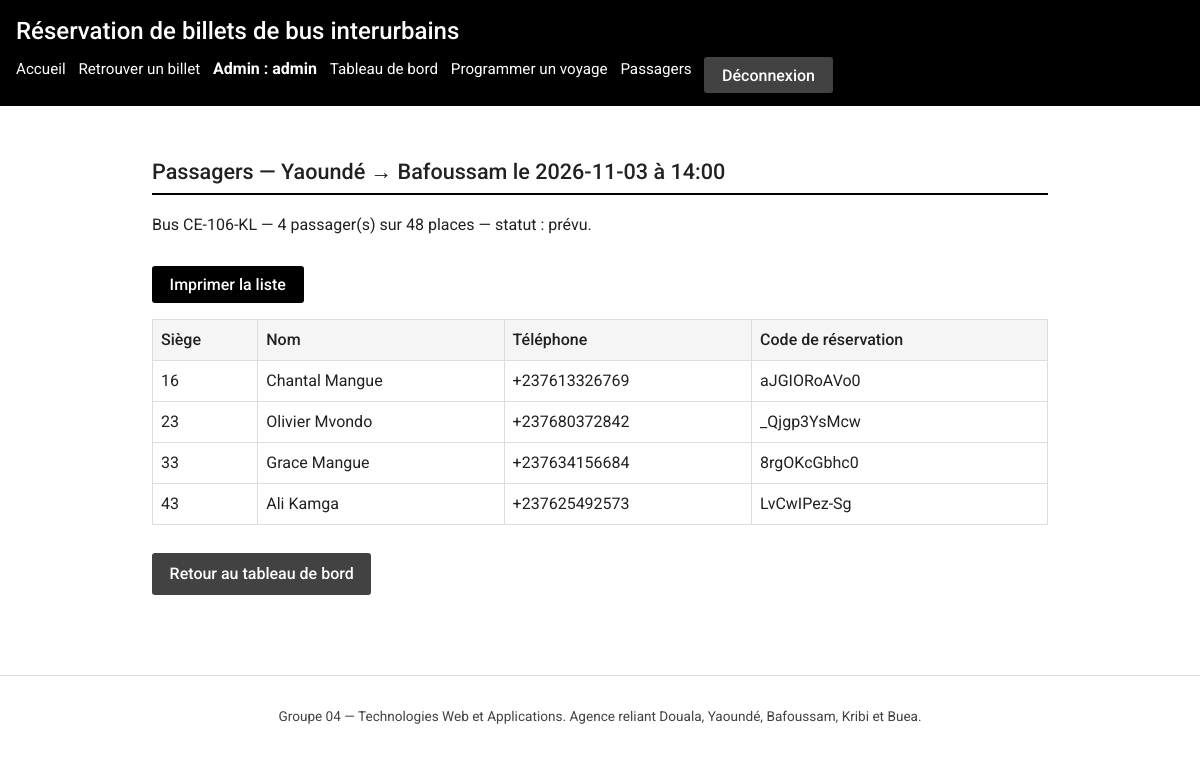
Page /admin/voyages/60/passagers (signed in) on the committed database.
### tables this page shows
CREATE TABLE trajets (
    id              INTEGER PRIMARY KEY AUTOINCREMENT,
    ville_depart    TEXT NOT NULL
                    CHECK (ville_depart IN ('Douala','Yaoundé','Bafoussam','Kribi','Buea')),
    ville_arrivee   TEXT NOT NULL
                    CHECK (ville_arrivee IN ('Douala','Yaoundé','Bafoussam','Kribi','Buea')),
    duree_minutes   INTEGER NOT NULL CHECK (duree_minutes > 0),
    prix_classique  REAL NOT NULL CHECK (prix_classique > 0),
    prix_vip        REAL NOT NULL CHECK (prix_vip > 0),
    CHECK (ville_depart <> ville_arrivee)
);

CREATE TABLE voyages (
    id        INTEGER PRIMARY KEY AUTOINCREMENT,
    trajet_id INTEGER NOT NULL REFERENCES trajets(id),
    bus_id    INTEGER NOT NULL REFERENCES bus(id),
    date      TEXT NOT NULL,            -- format ISO AAAA-MM-JJ
    heure     TEXT NOT NULL,            -- format HH:MM
    statut    TEXT NOT NULL DEFAULT 'prévu'
              CHECK (statut IN ('prévu','parti','annulé'))
);

CREATE TABLE bus (
    id              INTEGER PRIMARY KEY AUTOINCREMENT,
    immatriculation TEXT NOT NULL UNIQUE,
    nombre_places   INTEGER NOT NULL CHECK (nombre_places BETWEEN 1 AND 100),
    type            TEXT NOT NULL CHECK (type IN ('classique','vip'))
);

CREATE TABLE billets (
    id               INTEGER PRIMARY KEY AUTOINCREMENT,
    voyage_id        INTEGER NOT NULL REFERENCES voyages(id),
    numero_siege     INTEGER NOT NULL CHECK (numero_siege >= 1),
    nom              TEXT NOT NULL,
    telephone        TEXT NOT NULL,
    piece_identite   TEXT NOT NULL,
    code_reservation TEXT NOT NULL UNIQUE,
    date_achat       TEXT NOT NULL,     -- format ISO AAAA-MM-JJ
    -- Anti double-vente : un siège jamais deux fois pour le même voyage
    UNIQUE (voyage_id, numero_siege)
);

### app.py (the view)
@app.route("/admin/voyages/<int:voyage_id>/passagers")
@administrateur_requis
def admin_passagers(voyage_id):
    bdd = get_db()
    voyage = bdd.execute(
        """SELECT v.id, v.date, v.heure, v.statut,
                  t.ville_depart, t.ville_arrivee,
                  b.immatriculation, b.nombre_places
           FROM voyages v
           JOIN trajets t ON t.id = v.trajet_id
           JOIN bus b ON b.id = v.bus_id
           WHERE v.id = ?""",
        (voyage_id,),
    ).fetchone()
    if voyage is None:
        flash("Voyage introuvable.", "erreur")
        return redirect(url_for("admin_tableau"))
    passagers = bdd.execute(
        """SELECT nom, telephone, numero_siege, code_reservation
           FROM billets WHERE voyage_id = ?
           ORDER BY numero_siege""",
        (voyage_id,),
    ).fetchall()
    return render_template(
        "admin/passagers.html", voyage=voyage, passagers=passagers
    )

### app.py (called while the page is built)
def get_db():
    if "bdd" not in g:
        g.bdd = sqlite3.connect(CHEMIN_BDD)
        g.bdd.row_factory = sqlite3.Row
        g.bdd.execute("PRAGMA foreign_keys = ON")
    return g.bdd

@app.teardown_appcontext
def fermer_bdd(exception):
    bdd = g.pop("bdd", None)
    if bdd is not None:
        bdd.close()

def administrateur_requis(vue):
    @wraps(vue)
    def enveloppe(*args, **kwargs):
        if session.get("admin_id") is None:
            flash("Accès refusé : connectez-vous à l'administration.", "erreur")
            return redirect(url_for("admin_connexion"))
        return vue(*args, **kwargs)
    return enveloppe

### templates/admin/passagers.html (shortened to what this page needs)
{% extends "admin/base_admin.html" %}
{% block liens_admin %}
  <li><a href="{{ url_for('admin_passagers', voyage_id=voyage.id) }}">Passagers</a></li>
{% endblock %}
{% block contenu_admin %}
<section>
  <h2>Passagers — {{ voyage.ville_depart }} → {{ voyage.ville_arrivee }}
      le {{ voyage.date }} à {{ voyage.heure }}</h2>
  <p class="pas-a-imprimer">
    Bus {{ voyage.immatriculation }} — {{ passagers|length }} passager(s)
    sur {{ voyage.nombre_places }} places — statut : {{ voyage.statut }}.
  </p>
  <p class="pas-a-imprimer">
    <button type="button" onclick="window.print()">Imprimer la liste</button>
  </p>
  {% if passagers %}
    <table>
      <thead>
        <tr>
          <th scope="col">Siège</th>
          <th scope="col">Nom</th>
          <th scope="col">Téléphone</th>
          <th scope="col">Code de réservation</th>
        </tr>
      </thead>
      <tbody>
        {% for passager in passagers %}
          <tr>
            <td>{{ passager.numero_siege }}</td>
            <td>{{ passager.nom }}</td>
            <td>{{ passager.telephone }}</td>
            <td>{{ passager.code_reservation }}</td>
          </tr>
        {% endfor %}
      </tbody>
    </table>
  {% else %}
    <p>Aucun passager pour ce voyage.</p>
  {% endif %}
  <p class="pas-a-imprimer">
    <a class="btn secondary" href="{{ url_for('admin_tableau') }}">Retour au tableau de bord</a>
  </p>
</section>
{% endblock %}

### static/css/style.css (style rules this page uses)
:root { --fond: #ffffff; --gris-clair: #f5f5f5; --gris: #9e9e9e; --gris-fonce: #424242; --texte: #212121; --accent: #000000; --bordure: #dddddd; --rouge-erreur: #b71c1c; --vert-succes: #1b5e20; }
* { box-sizing: border-box; }
body { margin: 0; font-family: 'Roboto', 'Segoe UI', Arial, sans-serif; font-size: 16px; line-height: 1.5; color: var(--texte); background: var(--fond); }
nav a { color: var(--fond); text-decoration: none; font-size: 0.95rem; }
h2 { font-size: 1.15rem; font-weight: 500; border-bottom: 2px solid var(--accent); padding-bottom: 0.3rem; }
input, select, button { font-family: inherit; font-size: 1rem; }
button, .btn { display: inline-block; margin-top: 0.8rem; padding: 0.55rem 1.1rem; border: none; border-radius: 3px; background: var(--accent); color: var(--fond); text-decoration: none; cursor: pointer; font-weight: 500; }
button.secondary, .btn.secondary { background: var(--gris-fonce); }
table { width: 100%; border-collapse: collapse; margin: 1rem 0; }
th, td { border: 1px solid var(--bordure); padding: 0.5rem; text-align: left; }
th { background: var(--gris-clair); font-weight: 500; }
@media (min-width: 900px) { h2 { font-size: 1.35rem; } }

### rows in the picture
trajets: ville_depart "Yaoundé", ville_arrivee "Bafoussam"
voyages: date "2026-11-03", heure "14:00", statut "prévu"
bus: immatriculation "CE-106-KL", nombre_places "48"
billets: numero_siege "16", nom "Chantal Mangue", telephone "+237613326769", code_reservation "aJGIORoAVo0"
billets: numero_siege "23", nom "Olivier Mvondo", telephone "+237680372842", code_reservation "_Qjgp3YsMcw"
billets: numero_siege "33", nom "Grace Mangue", telephone "+237634156684", code_reservation "8rgOKcGbhc0"
billets: numero_siege "43", nom "Ali Kamga", telephone "+237625492573", code_reservation "LvCwIPez-Sg"

### other values in the picture
{{ session.admin_nom }} "admin"
{{ passagers|length }} "4"
